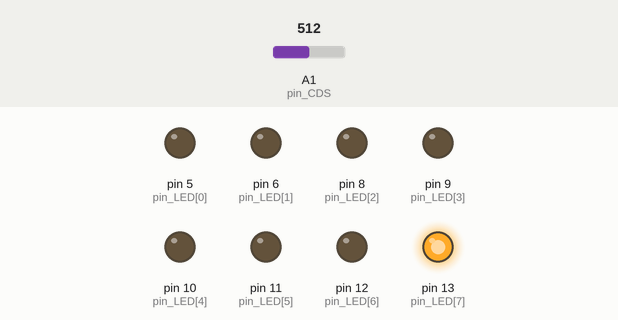
This sketch was run on a simulated Arduino Uno, built with avr-gcc and run on an emulated ATmega328P. On the bench: output pins drawn as LEDs (lit = HIGH). Inputs (shaded band) come from the test bench; at power-on: A1 (pin_CDS) = 512. What the sketch prints to the serial monitor is not drawn.

Above: at 5.8 s.
5.9 s: A1 (pin_CDS) set to 516
At 10.7 s:
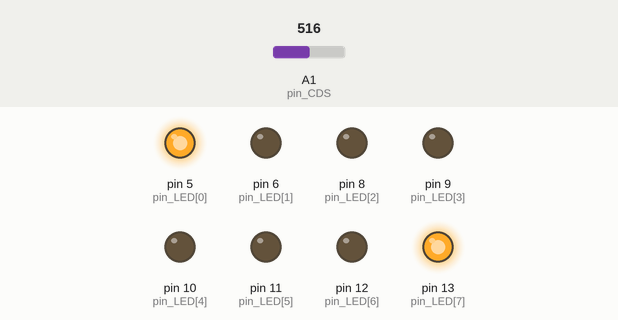
11.9 s: A1 (pin_CDS) set to 511
At 15.8 s:
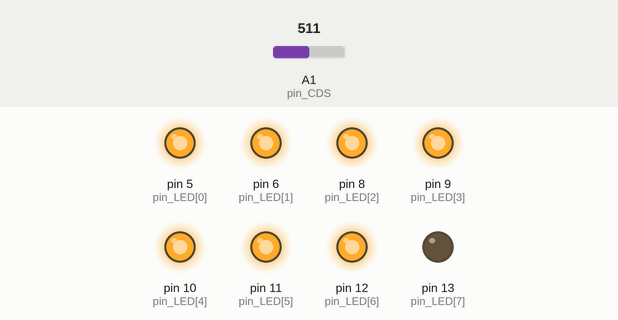
17.9 s: A1 (pin_CDS) set to 306
At 20.8 s:
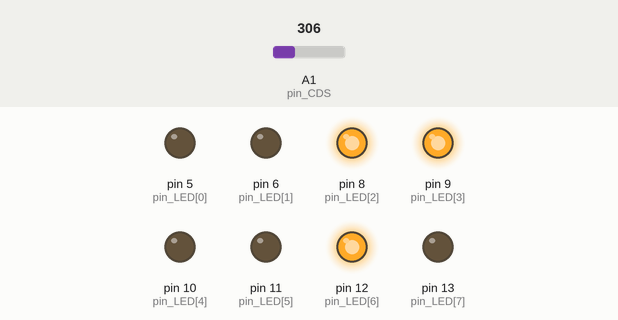
23.9 s: A1 (pin_CDS) set to 303
At 25.9 s:
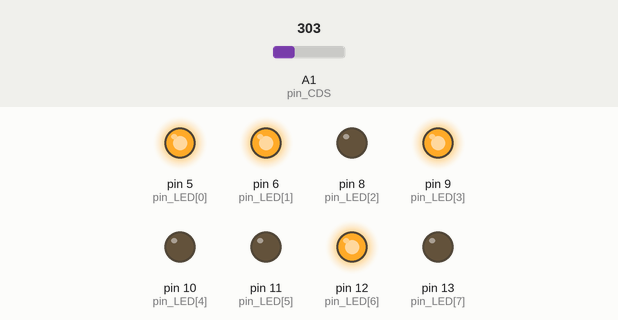
29.9 s: A1 (pin_CDS) set to 122
At 31.0 s:
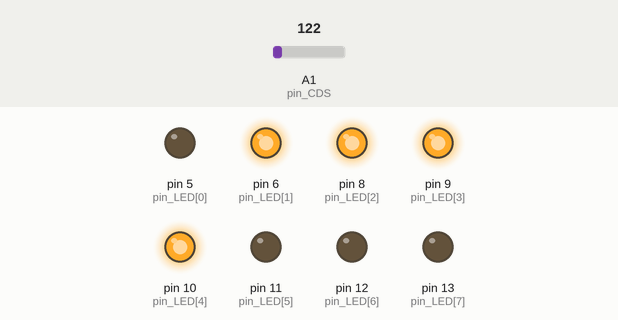
35.9 s: A1 (pin_CDS) set to 119
At 41.1 s:
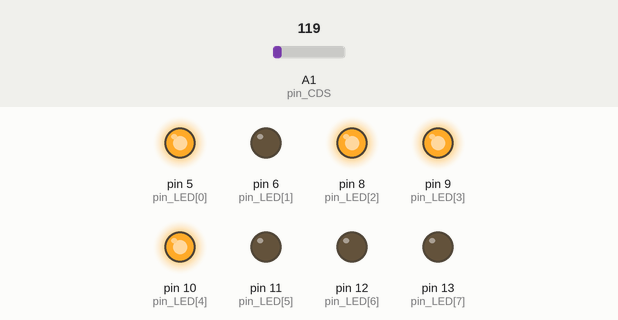
Timing chart, 0 to 42.6 s (numbered marks = the images above; inputs shaded):
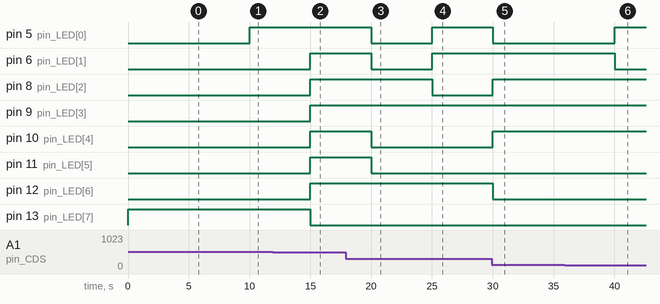

Measured:
- the behaviour switches between 515 and 516 on A1 (pin_CDS) (found by bisection; images 0 and 1)
- the behaviour switches between 304 and 303 on A1 (pin_CDS) (found by bisection; images 3 and 4)
- the behaviour switches between 120 and 119 on A1 (pin_CDS) (found by bisection; images 5 and 6)
- after the input at 5.9 s, pin 5 (pin_LED[0]): LOW → HIGH after 4.1 s
- after the input at 11.9 s, pin 6 (pin_LED[1]), pin 8 (pin_LED[2]), pin 9 (pin_LED[3]), pin 10 (pin_LED[4]), pin 11 (pin_LED[5]), pin 12 (pin_LED[6]): LOW → HIGH after 3.1 s; pin 13 (pin_LED[7]): HIGH → LOW after 3.1 s
- after the input at 17.9 s, pin 5 (pin_LED[0]), pin 6 (pin_LED[1]), pin 10 (pin_LED[4]), pin 11 (pin_LED[5]): HIGH → LOW after 2.1 s
- after the input at 23.9 s, pin 5 (pin_LED[0]), pin 6 (pin_LED[1]): LOW → HIGH after 1.1 s; pin 8 (pin_LED[2]): HIGH → LOW after 1.1 s
- after the input at 29.9 s, pin 5 (pin_LED[0]), pin 12 (pin_LED[6]): HIGH → LOW after 0.11 s; pin 8 (pin_LED[2]), pin 10 (pin_LED[4]): LOW → HIGH after 0.11 s
- after the input at 35.9 s, pin 5 (pin_LED[0]): LOW → HIGH after 4.1 s; pin 6 (pin_LED[1]): HIGH → LOW after 4.1 s

The sketch:

CDS.ino
```cpp
int pin_CDS = A1;
int pin_LED[8] = {5, 6, 8, 9, 10, 11, 12, 13};
int binary[10];

int n;

void setup() {
  Serial.begin(115200);

  pinMode(pin_CDS, INPUT);

  for(int i=0; i<8; i++){
    pinMode(pin_LED[i], OUTPUT);
  }

}
void loop() {
  uint16_t ADC_data = 0;
  ADC_data = analogRead(pin_CDS);
  Serial.print("ADC Data : ");
  Serial.println(ADC_data);

  for(int i=0; i<10; i++){
    binary[i] = 0;
  }

  Conversion(ADC_data);

  Serial.print("상위 8비트 : ");

  for(int i=7, j=9; i>=0; i--){
    Serial.print(binary[j]);
    digitalWrite(pin_LED[i], binary[j]);
    j--;
  }
  Serial.println(" ");

  Serial.print("10비트 : ");
  for(int a=9; a>=0; a--){
    Serial.print(binary[a]);
  }
  Serial.println(" ");
  Serial.println(" ");
  n = 0;

  delay(5000);
}

int Conversion(uint16_t num) {
  for(n=0; num>0; n++){
    binary[n] = num % 2;
    num = num / 2;
  }
}
```
